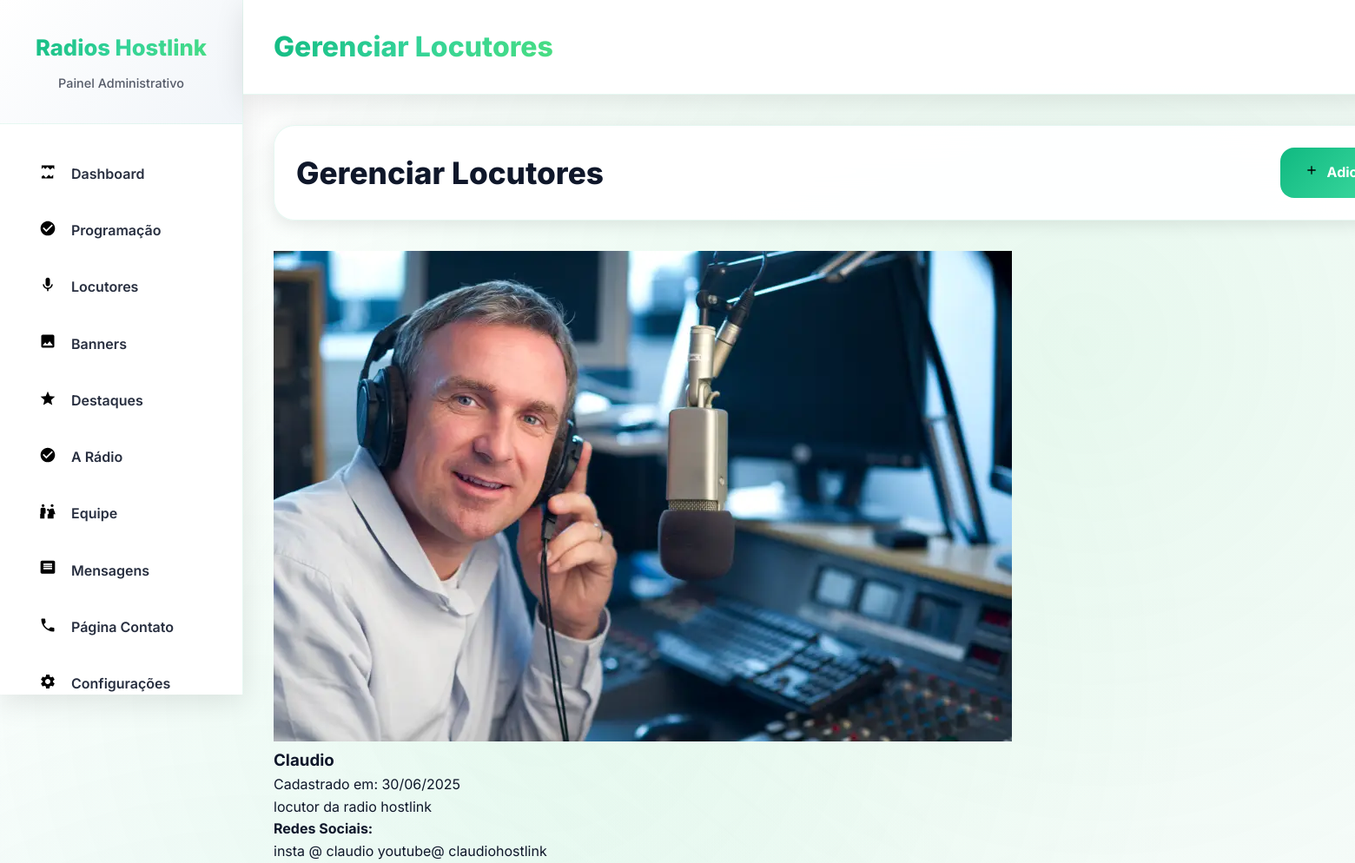
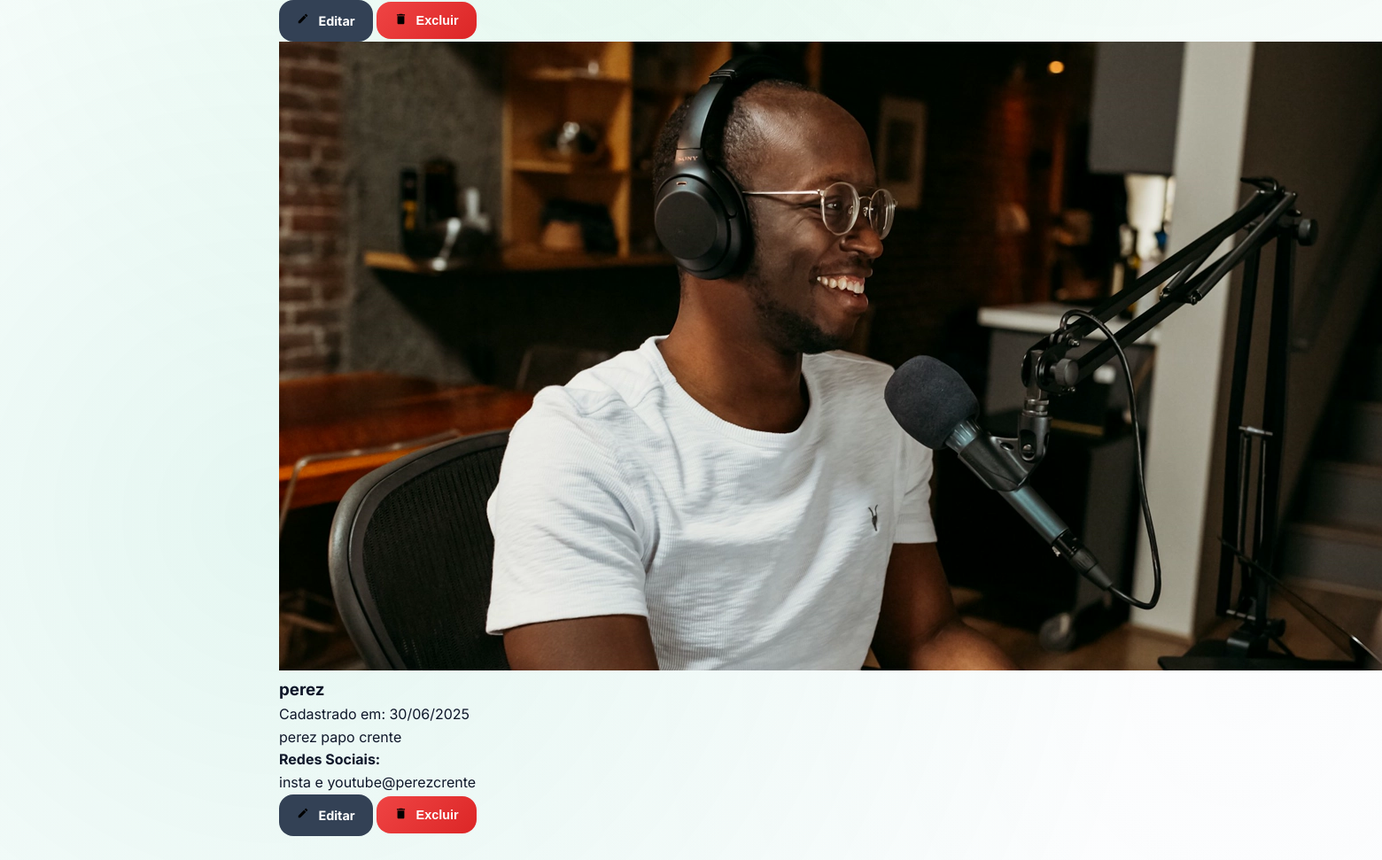
Screenshot of /admin/locutores (signed in) with the database file from the repository (2 pictures, top to bottom).
### app.py (models this page shows)
class Configuracao(db.Model):
    id = db.Column(db.Integer, primary_key=True)
    chave = db.Column(db.String(100), nullable=False)
    valor = db.Column(db.Text)
    criado_em = db.Column(db.DateTime, default=datetime.utcnow)

class Locutor(db.Model):
    id = db.Column(db.Integer, primary_key=True)
    nome = db.Column(db.String(100), nullable=False)
    foto = db.Column(db.String(255))
    bio = db.Column(db.Text)
    redes_sociais = db.Column(db.Text)
    criado_em = db.Column(db.DateTime, default=datetime.utcnow)

### app.py (the view)
@app.route('/admin/locutores')
@login_required
def admin_locutores():
    config = get_site_config()
    locutores = Locutor.query.order_by(Locutor.nome).all()
    return render_template('admin/locutores.html', config=config, locutores=locutores)

### app.py (called while the page is built)
@login_manager.user_loader
def load_user(user_id):
    return Usuario.query.get(int(user_id))

### templates/admin/locutores.html (shortened to what this page needs)
{% extends "admin/base.html" %}
{% block page_title %}Gerenciar Locutores{% endblock %}
{% block content %}
<div class="locutores-admin">
    <div class="page-header">
        <h1>Gerenciar Locutores</h1>
        <a href="{{ url_for('admin.locutores_adicionar') }}" class="btn btn-primary">
            <span class="icon-plus"></span> Adicionar Locutor
        </a>
    </div>
    {% if locutores %}
    <div class="locutores-grid">
        {% for locutor in locutores %}
        <div class="locutor-card">
            <div class="locutor-header">
                {% if locutor.foto %}
                <div class="locutor-foto">
                    <img src="{{ locutor.foto }}" alt="{{ locutor.nome }}" onerror="this.style.display='none'">
                </div>
                {% else %}
                <div class="locutor-foto-placeholder">
                    <span class="icon-microphone"></span>
                </div>
                {% endif %}
                <div class="locutor-info">
                    <h3>{{ locutor.nome }}</h3>
                    <p class="locutor-data">Cadastrado em: {{ locutor.criado_em.strftime('%d/%m/%Y') }}</p>
                </div>
            </div>
            {% if locutor.bio %}
            <div class="locutor-bio">
                <p>{{ locutor.bio[:150] }}{% if locutor.bio|length > 150 %}...{% endif %}</p>
            </div>
            {% endif %}
            {% if locutor.redes_sociais %}
            <div class="locutor-redes">
                <strong>Redes Sociais:</strong>
                <p>{{ locutor.redes_sociais }}</p>
            </div>
            {% endif %}
            <div class="locutor-acoes">
                <a href="{{ url_for('admin.locutores_editar', id=locutor.id) }}" class="btn btn-small btn-secondary">
                    <span class="icon-edit"></span> Editar
                </a>
                <form method="POST" action="{{ url_for('admin.locutores_deletar', id=locutor.id) }}" style="display: inline;" onsubmit="return confirm('Tem certeza que deseja excluir este locutor?')">
                    <button type="submit" class="btn btn-small btn-danger">
                        <span class="icon-trash"></span> Excluir
                    </button>
                </form>
            </div>
        </div>
        {% endfor %}
    </div>
    {% endif %}
</div>
{% endblock %}

### templates/admin/base.html (shortened to what this page needs)
<!DOCTYPE html>
<html lang="pt-br">
<head>
    <link rel="stylesheet" href="{{ url_for('static', filename='css/admin.css') }}">
    <link rel="stylesheet" href="{{ url_for('static', filename='icons/icons.css') }}">
</head>
<body class="admin">
    <aside class="sidebar">
        <div class="sidebar-header">
            <h2>{{ config.nome_site }}</h2>
            <p>Painel Administrativo</p>
        </div>
        <nav class="sidebar-nav">
            <a href="{{ url_for('admin.dashboard') }}" class="nav-item {% if request.endpoint == 'admin.dashboard' %}active{% endif %}">
                <span class="nav-icon icon-chart"></span>
                <span class="nav-text">Dashboard</span>
            </a>
            <a href="{{ url_for('admin.programacao') }}" class="nav-item {% if request.endpoint.startswith('admin.programacao') %}active{% endif %}">
                <span class="nav-icon icon-radio"></span>
                <span class="nav-text">Programação</span>
            </a>
            <a href="{{ url_for('admin.locutores') }}" class="nav-item {% if request.endpoint.startswith('admin.locutores') %}active{% endif %}">
                <span class="nav-icon icon-microphone"></span>
                <span class="nav-text">Locutores</span>
            </a>
            <a href="{{ url_for('admin.banners') }}" class="nav-item {% if request.endpoint.startswith('admin.banners') %}active{% endif %}">
                <span class="nav-icon icon-image"></span>
                <span class="nav-text">Banners</span>
            </a>
            <a href="{{ url_for('admin.destaques') }}" class="nav-item {% if request.endpoint.startswith('admin.destaques') %}active{% endif %}">
                <span class="nav-icon icon-star"></span>
                <span class="nav-text">Destaques</span>
            </a>
            <a href="{{ url_for('admin.a_radio') }}" class="nav-item {% if request.endpoint == 'admin.a_radio' %}active{% endif %}">
                <span class="nav-icon icon-radio"></span>
                <span class="nav-text">A Rádio</span>
            </a>
            <a href="{{ url_for('admin.equipe') }}" class="nav-item {% if request.endpoint == 'admin.equipe' %}active{% endif %}">
                <span class="nav-icon icon-users"></span>
                <span class="nav-text">Equipe</span>
            </a>
            <a href="{{ url_for('admin.mensagens') }}" class="nav-item {% if request.endpoint == 'admin.mensagens' %}active{% endif %}">
                <span class="nav-icon icon-message"></span>
                <span class="nav-text">Mensagens</span>
            </a>
            <a href="{{ url_for('admin.contato') }}" class="nav-item {% if request.endpoint == 'admin.contato' %}active{% endif %}">
                <span class="nav-icon icon-phone"></span>
                <span class="nav-text">Página Contato</span>
            </a>
            <a href="{{ url_for('admin.configuracoes') }}" class="nav-item {% if request.endpoint == 'admin.configuracoes' %}active{% endif %}">
                <span class="nav-icon icon-settings"></span>
                <span class="nav-text">Configurações</span>
            </a>
        </nav>
    </aside>
    <main class="main-content">
        <header class="top-bar">
            <div class="top-bar-left">
                <h1>{% block page_title %}Dashboard{% endblock %}</h1>
            </div>
        </header>
        <div class="page-content">
            {% block content %}{% endblock %}
        </div>
    </main>
</body>
</html>

### templates/admin/base.html (style rules this page uses)
:root { --fonte: 'Inter', 'Roboto', -apple-system, BlinkMacSystemFont, sans-serif; }

### rows the page displays
Configuracao: nome_site "Radios Hostlink"
Locutor: foto (picture), nome "Claudio", criado_em "30/06/2025", bio "locutor da radio hostlink", redes_sociais "insta @ claudio youtube@ claudiohostlink"
Locutor: foto (picture), nome "perez", criado_em "30/06/2025", bio "perez papo crente", redes_sociais "insta e youtube@perezcrente"
